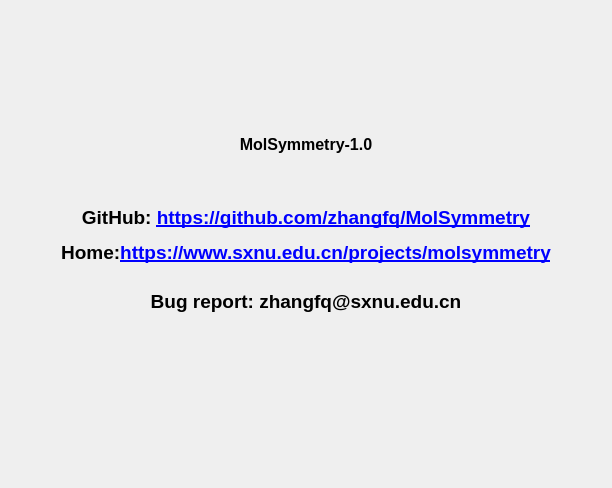
<?xml version="1.0" encoding="UTF-8"?>
<ui version="4.0">
 <class>AboutDialog</class>
 <widget class="QWidget" name="AboutDialog">
  <property name="geometry">
   <rect>
    <x>0</x>
    <y>0</y>
    <width>612</width>
    <height>488</height>
   </rect>
  </property>
  <property name="windowTitle">
   <string>About</string>
  </property>
  <layout class="QGridLayout" name="gridLayout">
   <item row="3" column="0">
    <widget class="QLabel" name="textLabel2_4">
     <property name="font">
      <font/>
     </property>
     <property name="text">
      <string>&lt;html&gt;&lt;head/&gt;&lt;body&gt;&lt;p align=&quot;center&quot;&gt;&lt;span style=&quot; font-size:12pt; font-weight:600;&quot;&gt;MolSymmetry-1.0&lt;/span&gt;&lt;/p&gt;&lt;p align=&quot;center&quot;&gt;&lt;br/&gt;&lt;/p&gt;&lt;p align=&quot;center&quot;&gt;&lt;span style=&quot; font-size:14pt; font-weight:600;&quot;&gt;GitHub: &lt;/span&gt;&lt;a href=&quot;https://github.com/parisolab/mathmod&quot;&gt;&lt;span style=&quot; font-size:14pt; font-weight:600; text-decoration: underline; color:#0000ff;&quot;&gt;https://github.com/zhangfq/MolSymmetry&lt;/span&gt;&lt;/a&gt;&lt;/p&gt;&lt;p align=&quot;center&quot;&gt;&lt;span style=&quot; font-size:14pt; font-weight:600;&quot;&gt;Home:&lt;/span&gt;&lt;a href=&quot;https://sourceforge.net/projects/mathmod&quot;&gt;&lt;span style=&quot; font-size:14pt; font-weight:600; text-decoration: underline; color:#0000ff;&quot;&gt;https://www.sxnu.edu.cn/projects/molsymmetry&lt;/span&gt;&lt;/a&gt;&lt;/p&gt;&lt;p align=&quot;center&quot;&gt;&lt;br/&gt;&lt;span style=&quot; font-size:14pt; font-weight:600;&quot;&gt;Bug report: zhangfq@sxnu.edu.cn&lt;/span&gt;&lt;/p&gt;&lt;p align=&quot;center&quot;&gt;&lt;br/&gt;&lt;/p&gt;&lt;/body&gt;&lt;/html&gt;</string>
     </property>
     <property name="wordWrap">
      <bool>false</bool>
     </property>
    </widget>
   </item>
  </layout>
 </widget>
 <resources/>
 <connections/>
</ui>
